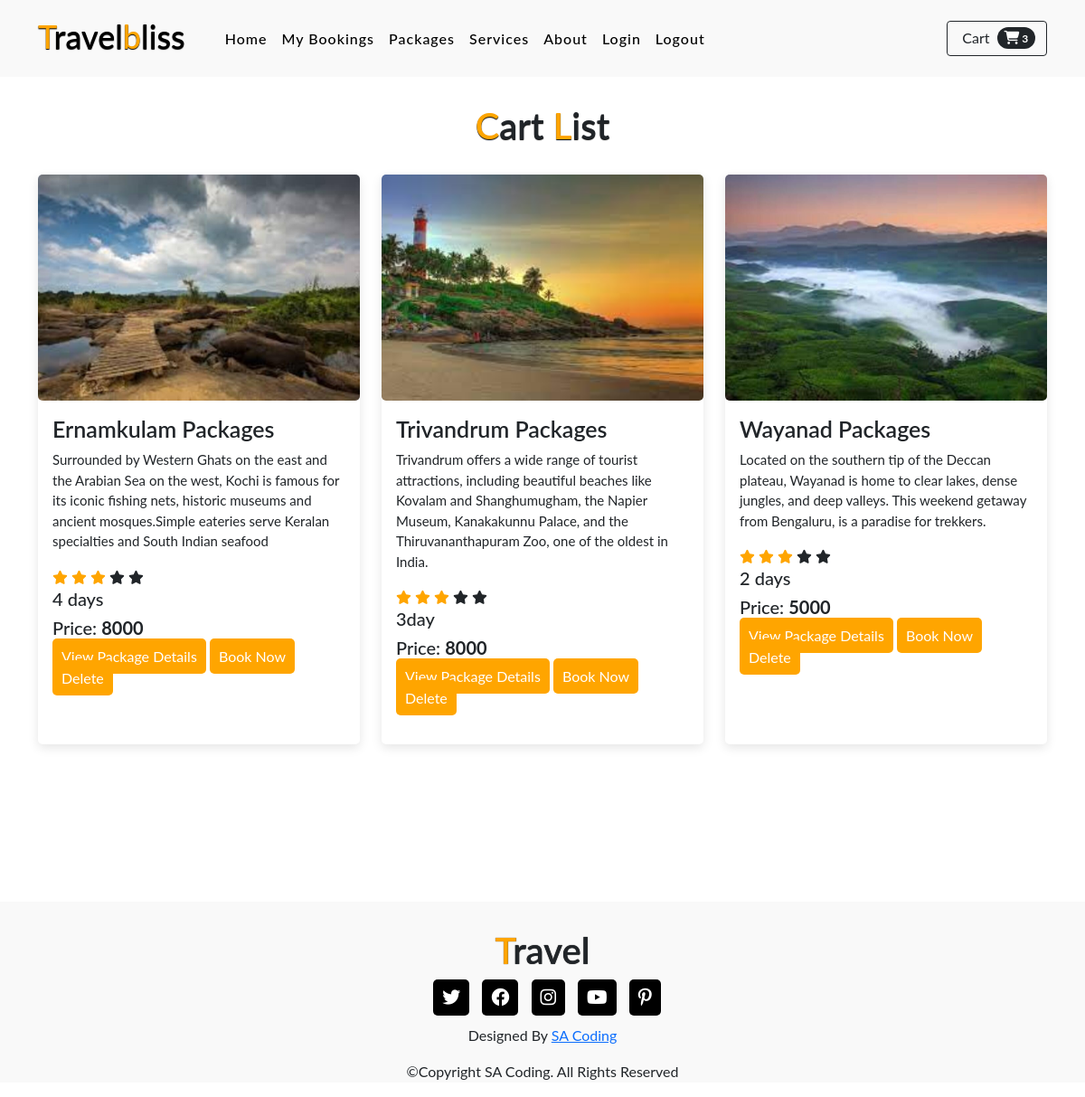
/cart/list (signed in), run on the app's committed database.
### travelapp/models.py (models this page shows)
class Carts(models.Model):
    user=models.ForeignKey(User,on_delete=models.CASCADE)
    package_name=models.ForeignKey(Packages, on_delete=models.CASCADE)
    options=(
        ('in-cart','in-cart'),#like key-value pair
        ('cancelled','cancelled'),
        ('booked','booked'),
    )
    status=models.CharField(max_length=100,choices=options,default='in-cart')

class Packages(models.Model):
    district_name=models.ForeignKey(District,on_delete=models.CASCADE)
    package_name = models.CharField(max_length=100)
    description = models.CharField(max_length=255)
    price = models.PositiveIntegerField()
    duration = models.CharField(max_length=100)
    image = models.ImageField(upload_to='image',null=True)
    is_active = models.BooleanField(default=True)

### travelapp/views.py (the view)
# urls.py: path('cart/list',views.CartListView.as_view(), name='cart_list_view'),
@method_decorator(login_required,name="dispatch")
class CartListView(View):
     def get(self,request, *args, **kwargs):
         cart=Carts.objects.filter(user=request.user).exclude(status='booked')
         print(cart)
         return render(request,'cart_list.html',{'cart':cart})

### travelapp/context_processors.py (called while the page is built)
def cart_count_context(request):
    if request.user.is_authenticated:
        count=Carts.objects.filter(user_id=request.user).exclude(status='booked').count()
        return {'count':count}
    else:
        return {'count':0}

### travelapp/templates/cart_list.html (shortened to what this page needs)
{% extends 'index.html' %}
{% block content %}
<section class="packages" id="packages">
  <div class="container">
   <div class="main-txt">
     <h1><span>C</span>art <span>L</span>ist</h1>
   </div>
    <div class="row" style="margin-top: 30px;">
      {% for package in cart %}
      <div class="col-md-4 py-3 py-md-0">
        <div class="card mb-4">
          <div class="image-container">
            <img src="{{package.package_name.image.url}}" alt="">
          </div>
          <div class="card-body " style="height: 380px;">
           <h3>{{package.package_name.package_name}}</h3>
           <p>{{package.package_name.description}} </p>
            <div class="star">
              <i class="fa-solid fa-star checked"></i>
              <i class="fa-solid fa-star checked"></i>
              <i class="fa-solid fa-star checked"></i>
              <i class="fa-solid fa-star "></i>
              <i class="fa-solid fa-star "></i>
            </div>
            <h6>{{package.package_name.duration}}</h6>
            <h6>Price: <strong>{{package.package_name.price}}</strong></h6>
            <a href="{% url 'cart_list_detail_view' package.package_name.id %}">View Package Details</a>
            <a href="{% url 'cart_booking_view' package.package_name.id package.id %}">Book Now</a>
            <a href="{% url 'cart_delete' package.id %}">Delete</a>
          </div>
        </div>
      </div>
      {% endfor %}
      <br>
      <br>
      <br>
    </div>
</section>
{% endblock %}

### travelapp/static/style.css (style rules this page uses)
* { margin: 0; padding: 0; box-sizing: border-box; text-decoration: none; list-style: none; scroll-behavior: smooth; font-family: 'Lato', sans-serif; }
.main-txt h1 { text-align: center; margin-top: 30px; font-weight: 600; text-shadow: 0px 1px 1px black; }
.main-txt h1 span { color: #ffa500; }
.packages .card { border-radius: 5px; border: none; box-shadow: rgba(0,0,0,0.1) 0px 4px 12px; }
.packages .card img { border-radius: 5px; }
.packages .card .card-body { background: transparent; }
.packages .card .card-body h3 { font-size: 25px; font-weight: 600; }
.packages .card .card-body p { font-size: 15px; }
.checked { color: #ffa500; }
.star i { font-size: 15px; }
.packages .card .card-body h6 { font-size: 20px; }
.packages .card .card-body a { padding: 10px; text-decoration: none; background: #ffa500; color: white; border-radius: 5px; }

### travelapp/templates/cart_list.html (style rules this page uses)
.image-container img { width: 100%; height: 250px; object-fit: cover; }

### data on the page
Carts: package_name.image (picture), package_name.package_name "Ernamkulam Packages", package_name.description "Surrounded by Western Ghats on the east and the Arabian Sea on the west, Kochi is famous for its iconic fishing nets, historic museums and ancient mosques.Simple eateries serve Keralan specialties and South Indian seafood", package_name.duration "4 days", package_name.price "8000"
Carts: package_name.image (picture), package_name.package_name "Trivandrum Packages", package_name.description "Trivandrum offers a wide range of tourist attractions, including beautiful beaches like Kovalam and Shanghumugham, the Napier Museum, Kanakakunnu Palace, and the Thiruvananthapuram Zoo, one of the oldest in India.", package_name.duration "3day", package_name.price "8000"
Carts: package_name.image (picture), package_name.package_name "Wayanad Packages", package_name.description "Located on the southern tip of the Deccan plateau, Wayanad is home to clear lakes, dense jungles, and deep valleys. This weekend getaway from Bengaluru, is a paradise for trekkers.", package_name.duration "2 days", package_name.price "5000"

### other printed values
{{ count }} "3"
